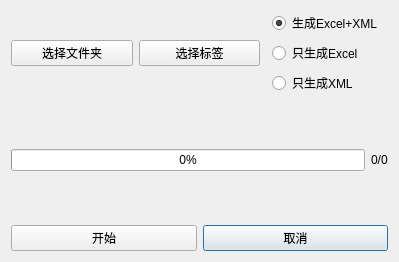
<?xml version="1.0" encoding="UTF-8"?>
<ui version="4.0">
 <class>Dialog</class>
 <widget class="QDialog" name="Dialog">
  <property name="geometry">
   <rect>
    <x>0</x>
    <y>0</y>
    <width>399</width>
    <height>262</height>
   </rect>
  </property>
  <property name="windowTitle">
   <string>批处理</string>
  </property>
  <layout class="QVBoxLayout" name="verticalLayout_2">
   <item>
    <layout class="QHBoxLayout" name="horizontalLayout">
     <item>
      <widget class="QPushButton" name="folderSelectButton">
       <property name="text">
        <string>选择文件夹</string>
       </property>
      </widget>
     </item>
     <item>
      <widget class="QPushButton" name="tagSelectButton">
       <property name="text">
        <string>选择标签</string>
       </property>
      </widget>
     </item>
     <item>
      <layout class="QVBoxLayout" name="verticalLayout">
       <property name="leftMargin">
        <number>6</number>
       </property>
       <item>
        <widget class="QRadioButton" name="radioButton1">
         <property name="text">
          <string>生成Excel+XML</string>
         </property>
         <property name="checked">
          <bool>true</bool>
         </property>
         <attribute name="buttonGroup">
          <string notr="true">buttonGroup</string>
         </attribute>
        </widget>
       </item>
       <item>
        <widget class="QRadioButton" name="radioButton2">
         <property name="text">
          <string>只生成Excel</string>
         </property>
         <attribute name="buttonGroup">
          <string notr="true">buttonGroup</string>
         </attribute>
        </widget>
       </item>
       <item>
        <widget class="QRadioButton" name="radioButton3">
         <property name="text">
          <string>只生成XML</string>
         </property>
         <attribute name="buttonGroup">
          <string notr="true">buttonGroup</string>
         </attribute>
        </widget>
       </item>
      </layout>
     </item>
    </layout>
   </item>
   <item>
    <layout class="QHBoxLayout" name="horizontalLayout_3">
     <item>
      <widget class="QProgressBar" name="progressBar">
       <property name="value">
        <number>0</number>
       </property>
      </widget>
     </item>
     <item>
      <widget class="QLabel" name="label">
       <property name="text">
        <string>0/0</string>
       </property>
      </widget>
     </item>
    </layout>
   </item>
   <item>
    <layout class="QHBoxLayout" name="horizontalLayout_2">
     <item>
      <widget class="QPushButton" name="startButton">
       <property name="text">
        <string>开始</string>
       </property>
      </widget>
     </item>
     <item>
      <widget class="QPushButton" name="cancelButton">
       <property name="text">
        <string>取消</string>
       </property>
       <property name="default">
        <bool>true</bool>
       </property>
       <property name="flat">
        <bool>false</bool>
       </property>
      </widget>
     </item>
    </layout>
   </item>
  </layout>
 </widget>
 <resources/>
 <connections>
  <connection>
   <sender>folderSelectButton</sender>
   <signal>clicked()</signal>
   <receiver>Dialog</receiver>
   <slot>selectFolder()</slot>
   <hints>
    <hint type="sourcelabel">
     <x>70</x>
     <y>47</y>
    </hint>
    <hint type="destinationlabel">
     <x>94</x>
     <y>19</y>
    </hint>
   </hints>
  </connection>
  <connection>
   <sender>tagSelectButton</sender>
   <signal>clicked()</signal>
   <receiver>Dialog</receiver>
   <slot>selectTag()</slot>
   <hints>
    <hint type="sourcelabel">
     <x>182</x>
     <y>52</y>
    </hint>
    <hint type="destinationlabel">
     <x>235</x>
     <y>17</y>
    </hint>
   </hints>
  </connection>
  <connection>
   <sender>startButton</sender>
   <signal>clicked()</signal>
   <receiver>Dialog</receiver>
   <slot>startProcess()</slot>
   <hints>
    <hint type="sourcelabel">
     <x>69</x>
     <y>212</y>
    </hint>
    <hint type="destinationlabel">
     <x>110</x>
     <y>234</y>
    </hint>
   </hints>
  </connection>
  <connection>
   <sender>cancelButton</sender>
   <signal>clicked()</signal>
   <receiver>Dialog</receiver>
   <slot>cancelProcess()</slot>
   <hints>
    <hint type="sourcelabel">
     <x>256</x>
     <y>208</y>
    </hint>
    <hint type="destinationlabel">
     <x>327</x>
     <y>235</y>
    </hint>
   </hints>
  </connection>
 </connections>
 <slots>
  <slot>selectFolder()</slot>
  <slot>selectTag()</slot>
  <slot>startProcess()</slot>
  <slot>cancelProcess()</slot>
 </slots>
 <buttongroups>
  <buttongroup name="buttonGroup"/>
 </buttongroups>
</ui>
